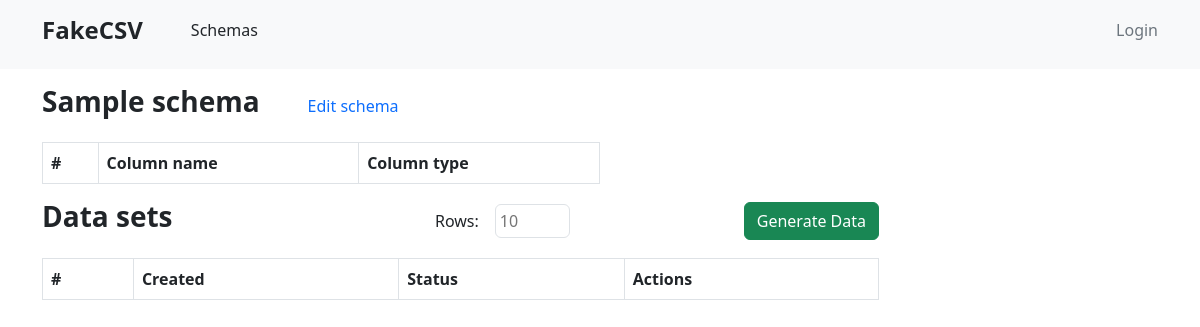
Before: /data_schemas/data_sets/150 with the older database file.
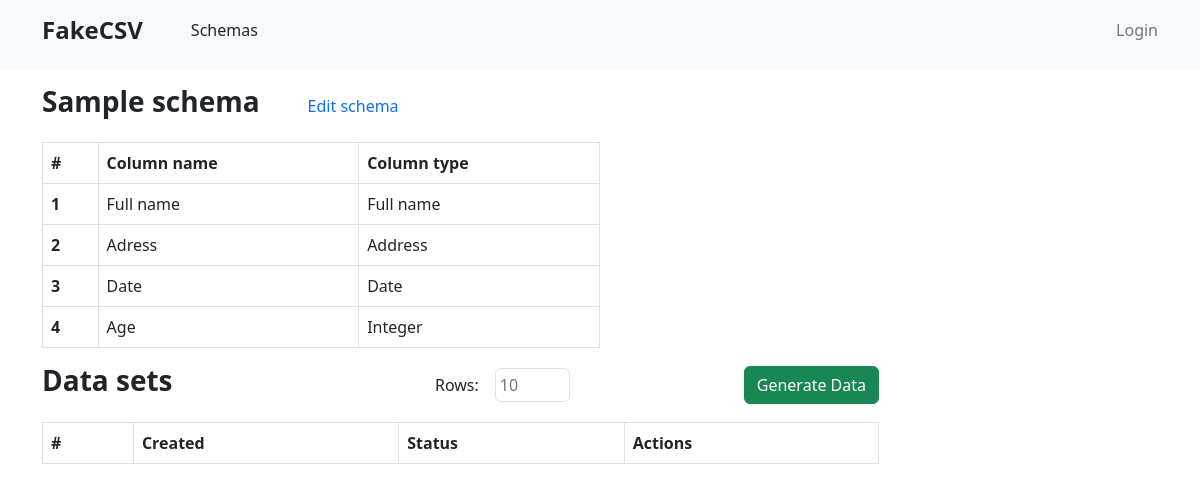
After: the same page with the newer database file.
### data_schemas/models.py (models this page shows, shortened)
class SchemaColumn(models.Model):
    column_name = models.CharField(max_length=250)
    order = models.IntegerField()
    data_type = models.ForeignKey(DataType, on_delete=models.CASCADE)
    schema = models.ForeignKey(Schema, on_delete=models.CASCADE)
    created_at = models.DateField(auto_now_add=datetime.datetime.now())
    updated_at = models.DateField(auto_now_add=datetime.datetime.now())

class DataType(models.Model):
    column_type = models.CharField(max_length=50)

### data_schemas/views.py (the view)
# urls.py: path('data_sets/<int:pk>', data_sets, name='data_sets'),
def data_sets(request: HttpRequest, pk: int) -> HttpResponse:
    schema = Schema.objects.filter(id=pk).first()
    schema_columns = SchemaColumn.objects.filter(schema=schema).all()
    return render(request, "data_schemas/data_sets.html", {
                                                           "schema": schema,
                                                           "schema_columns": schema_columns
                                                           })

### data_schemas/templates/data_schemas/data_sets.html (shortened to what this page needs)
{% extends "base.html" %}
{% block content %}
    <div class="mt-3 w-50">
        <div class="d-flex flex-row align-items-center">
            <p class="h3 text-dark fw-semibold me-5">Sample schema</p>
            <a href="{% url 'edit_schema' schema.pk %}" class="text-decoration-none text-primary">Edit schema</a>
        </div>
        <div>
            <table class="table border border-muted my-3">
                <thead>
                    <tr>
                      <th scope="col" class="border border-right-muted">#</th>
                      <th scope="col" class="border border-right-muted">Column name</th>
                      <th scope="col" class="border border-right-muted">Column type</th>
                    </tr>
                  </thead>
                <tbody>
                    {% for column in schema_columns %}
                        <tr>
                          <th scope="row">{{ forloop.counter }}</th>
                              <td class="border border-right-muted">{{ column.column_name }}</td>
                              <td class="border border-right-muted">{{ column.data_type.column_type }}</td>
                        </tr>
                    {% endfor %}
                </tbody>
            </table>
        </div>
    </div>
    <div class="mt-3 w-75">
        <div class="d-flex flex-row justify-content-between">
            <div>
                <p class="h3 text-dark fw-semibold">Data sets</p>
            </div>
            <div class="d-flex flex-row justify-content-end align-items-center">
                <div class="d-flex flex-row align-items-center me-2">
                    <label class="me-3">Rows:</label>
                    <input type="number" name="rows_amount" id="rows_amount" class="border border-muted rounded p-1 w-25" placeholder="10" required/>
                </div>
                <button onclick="generateData(event, {{schema.pk}}, '{{ schema.column_separator }}', '{{ schema.string_character }}')" class="btn btn-success">Generate Data</button>
            </div>
        </div>
        <div>
            <table class="table border border-muted my-3">
                    <thead>
                        <tr>
                            <th scope="col" class="border border-right-muted">#</th>
                            <th scope="col" class="border border-right-muted">Created</th>
                            <th scope="col" class="border border-right-muted">Status</th>
                            <th scope="col" class="border border-right-muted">Actions</th>
                        </tr>
                    </thead>
                </table>
        </div>
    </div>
{% endblock %}

### templates/base.html (shortened to what this page needs)
<!DOCTYPE html>
<html lang="en">
<head>
    {% load static %}
    <link href="{% static 'css/bootstrap.min.css' %}" rel="stylesheet">
</head>
<body>
        <div class=" p-3 bg-light">
            <div class="container">
                <div class="d-flex justify-content-between align-items-center">
                    <div class="d-flex flex-row align-items-center">
                      <p class="h4 fw-semibold me-5">FakeCSV</p>
                      <a href="{% url "data_schemas" %}" class="text-decoration-none h6 text-dark">Schemas</a>
                    </div>
                    <div class="d-flex">
                        {% if user.is_authenticated %}
                        <p class="h6 text-secondary me-1">Hello, <p class="h6 text-muted"> {{ user.username }}</p></p>
                        <a href="{% url 'logout' %}" class="h6 text-secondary ms-3 text-decoration-none">Logout</a>
                        {% else %}
                            <a href="{% url 'login' %}" class="h6 text-secondary ms-3 text-decoration-none">Login</a>
                        {% endif %}
                    </div>
                </div>
            </div>
        </div>
        <div class="container">
            {% block content %}
            {% endblock %}
        </div>
</body>
</html>

Changed rows visible on the page:
added SchemaColumn: column_name "Full name", data_type.column_type "Full name"
added SchemaColumn: column_name "Adress", data_type.column_type "Address"
added SchemaColumn: column_name "Date", data_type.column_type "Date"
added SchemaColumn: column_name "Age", data_type.column_type "Integer"
